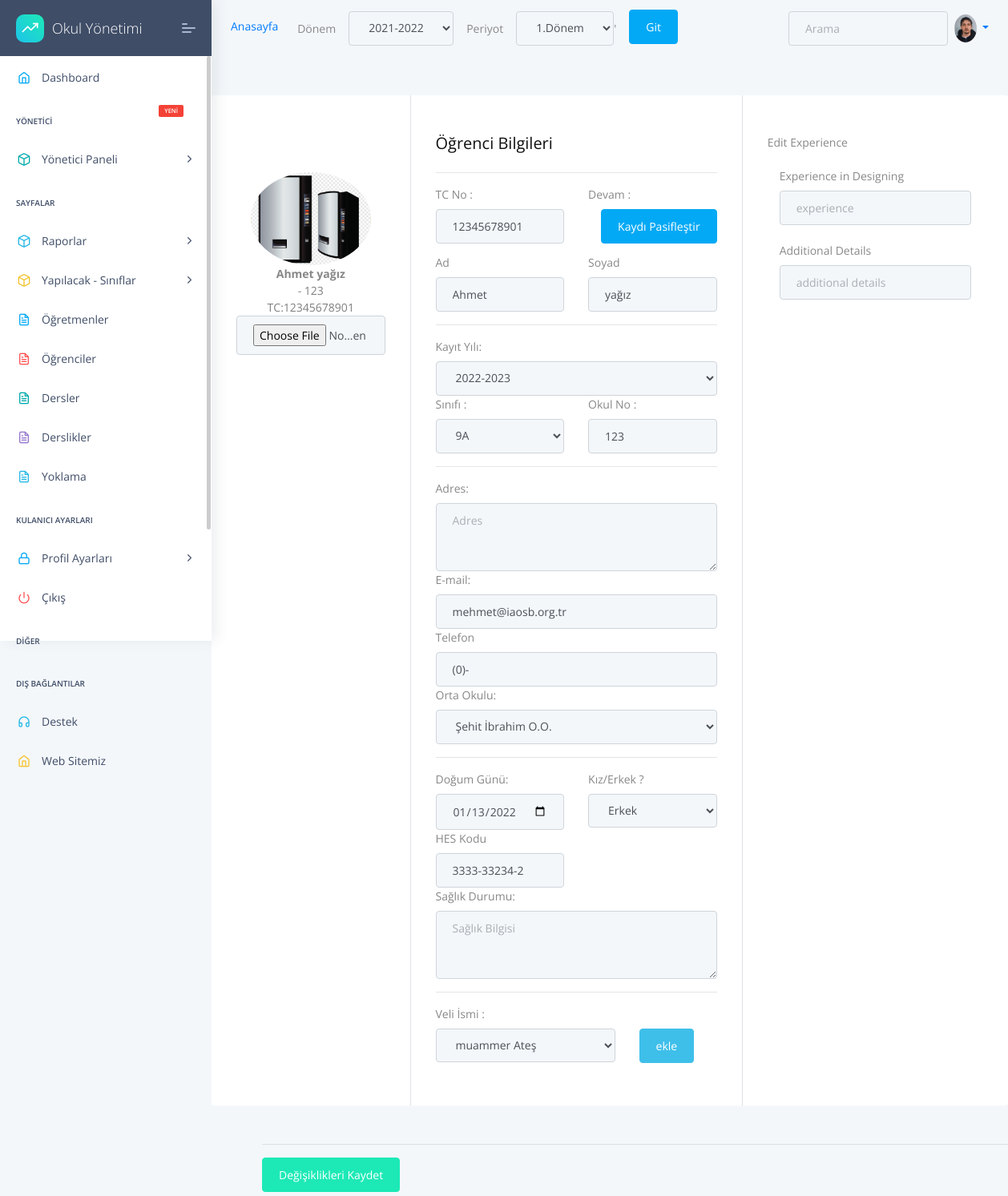
/student/update/5 (signed in), run on an earlier commit of the app's database.
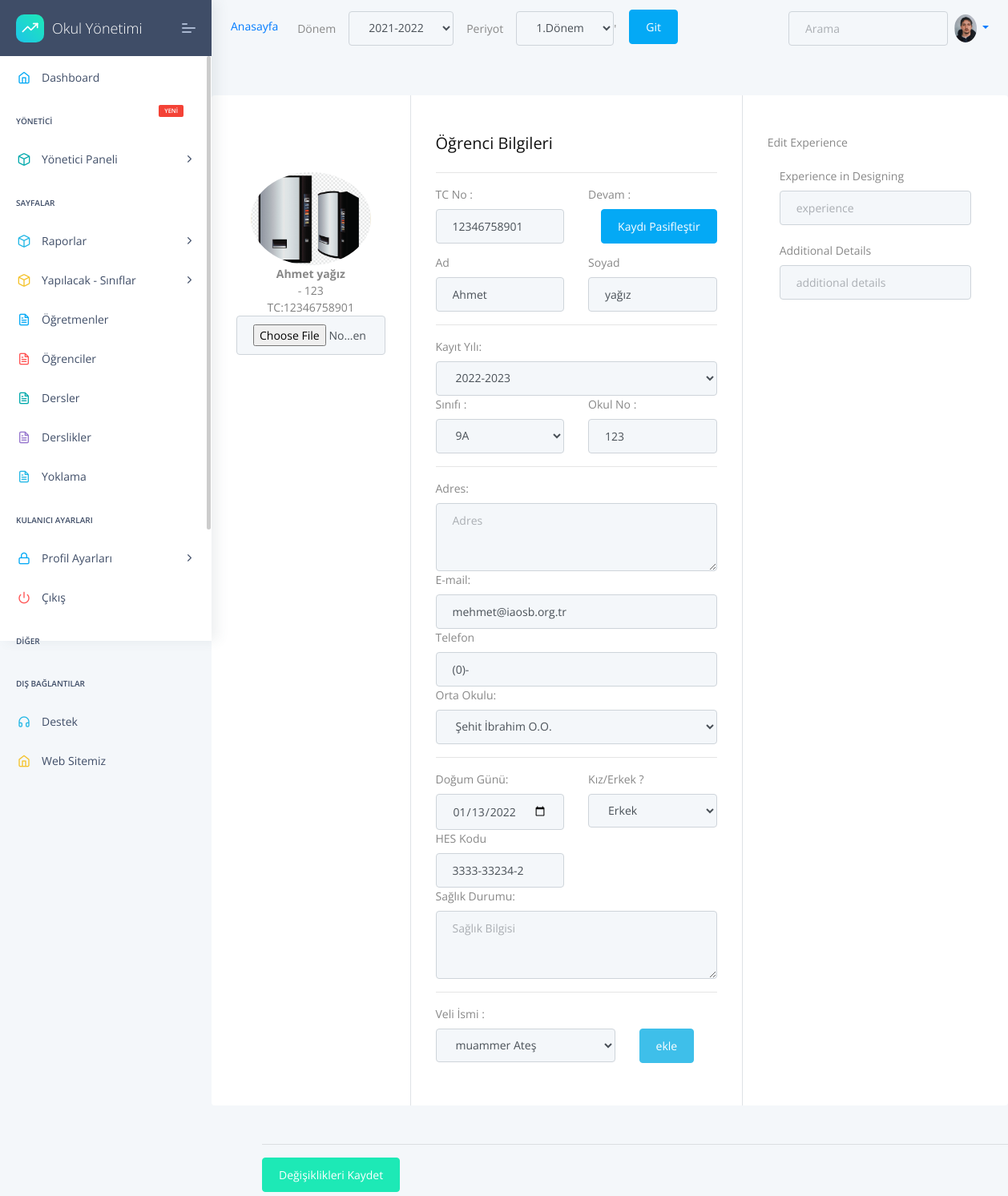
And on a later commit of the database.
### apps/student/models.py (models this page shows, shortened)
class Student(models.Model):
    firstName= models.CharField(max_length=20,default="",unique=False,null=False,blank=False,)
    lastName=models.CharField(max_length=20,unique=False,null=True,blank=True,)
    TC = models.CharField(max_length=11,unique=True,null=False,blank=False,validators=[validateEven])
    phone = models.CharField(validators=[validatePhone], max_length=17,default="0",unique=False,null=True,blank=True,)
    address=models.TextField(unique=False,null=True,blank=True,)
    status=models.BooleanField(unique=False,null=True,blank=True,)
    middleSchool=models.ForeignKey(MiddleSchool,on_delete=models.CASCADE,null=True)
    number=models.IntegerField(unique=False,null=True,blank=True)
    session=models.ForeignKey(Session,on_delete=models.CASCADE,null=True)
    image=models.ImageField(upload_to=upload_location,unique=False,null=True,blank=True,default='images/person.png')
    health=models.TextField(unique=False,null=True,blank=True,)
    HESCode=models.CharField(max_length=12,unique=True,null=True,blank=True,validators=[validateHesCode])
    birtdate=DateField(("Doğum Tarihiniz"), auto_now=False, auto_now_add=False,unique=False,null=True,blank=True,)
    email=models.EmailField()
    genders=(('Kız','Kız'),
              ('Erkek','Erkek'),
              ('Diger','Diğer'),
    )
    gender=CharField(max_length=10 ,choices=genders,unique=False,blank=True,null=True)
    class Meta:
        ordering = ('firstName',)
    """def save(self, *args, **kwargs):

        if '-' not in self.HESCode:
            self.HESCode = '{0}-{1}-{2}'.format(
                 self.HESCode[:4], self.HESCode[4:9], self.HESCode[9:])
        if '-' not in self.phone:
            self.phone = '({0})-{1} {2}'.format(
                 self.phone[:4], self.phone[4:7], self.phone[7:])

        # Continue the model saving
        super(Student, self).save(*args, **kwargs)"""

### apps/student/views.py (the view, shortened to what this page needs)
# urls.py: path('update/<int:pk>', views.studentUpdate, name='student-update'),
@login_required(login_url="/login/")
def studentUpdate(request,pk=None):
    sessionUpdate(request)
    session=Session.objects.get(active=True)
    period=Period.objects.get(active=True)
    getStudentList = StudentList.objects.filter(session=session,periods=period).order_by("className")
    parents=Parent.objects.all()
    try:
        student = Student.objects.get(id=pk)
        oldclass = StudentList.objects.get(students=student,session=session,periods=period)
    except Exception as err:
        print(err)
        context={
        'sessions':sessions,"periods":periods
        }
        return render(request, "student/std-Update.html", context)
    student_form = StudentForm(instance=student)
    birtdate = str(student.birtdate)
    context={
        'student':student,
        'stdClassName':oldclass,
        'allClassList':getStudentList,
        'student_form':student_form,
        'media_url':settings.MEDIA_URL,
        'sessions':sessions,"periods":periods,
        'birtdate':birtdate,
        'parents':parents,
        }
    return render(request, "student/std-Update.html", context)

### apps/classes/models.py (called while the page is built)
    def __str__(self):
        return self.level.level+self.className.name

### apps/home/models.py (called while the page is built)
    def __str__(self):
      return self.session

    def __str__(self):
      return self.period

### apps/student/models.py (called while the page is built)
    def __str__(self):
        return self.name

### apps/templates/student/std-Update.html (shortened to what the changed rows need)
{% extends "layouts/base.html" %}
{% block content %}
<div class="container rounded bg-white mt-5 mb-5">
    <form action="" method="POST" enctype="multipart/form-data">
        <div class="row">
            <div class="col-md-3 border-right">
                <div class="d-flex flex-column align-items-center text-center p-3 py-5">
                    <img class="rounded-circle mt-5" width="150px" src="{{media_url}}{{student.image}}">
                    <span class="font-weight-bold">{{student.firstName}} {{student.lastName}}</span>
                    <span class="text-black-50">{{className.className}} - {{student.number}}</span>
                    <span class="text-black-50">TC:{{student.TC}}</span>
                    <span>
                        {{student_form.image}}
                    </span>
                </div>
            </div>
            <div class="col-md-5 border-right">
                <div class="p-3 py-5">
                    <div class="row mt-2">
                        <div class="col-md-6"><label class="labels">TC No : </label>{{student_form.TC}}</div>
                    </div>
                    <div class="row mt-2">
                        <div class="col-md-6"><label class="labels">Ad</label>{{student_form.firstName}}</div>
                        <div class="col-md-6"><label class="labels">Soyad</label>{{student_form.lastName}}</div>
                    </div>
                    <div class="row mt-2">
                        <div class="col-md-6"><label class="labels">Okul No :</label>{{student_form.number}}</div>
                    </div>
                    <div class="row mt-3">
                        <div class="col-md-12"><label class="labels">Adres:</label>{{student_form.address}}</div>
                        <div class="col-md-12"><label class="labels">E-mail:</label>{{student_form.email}}</div>
                        <div class="col-md-12"><label class="labels">Telefon </label>{{student_form.phone}}</div>
                        <div class="col-md-12"><label class="labels">Orta Okulu:</label>{{student_form.middleSchool}}
                        </div>
                        </div>
                    <div class="row mt-3">
                        <div class="col-md-6"><label class="labels">Kız/Erkek ? </label>{{student_form.gender}}</div>
                        <div class="col-md-6"><label class="labels">HES Kodu</label>{{student_form.HESCode}}</div>
                        <div class="col-md-12"><label class="labels">Sağlık Durumu:</label>{{student_form.health}}</div>
                    </div>
                </div>
            </div>
        </div>
</div>
</div>
</div>
{% endblock content %}

What changed in the data, as far as the page shows it:
changed Student "Ahmet": TC "12345678901" → "12346758901"
